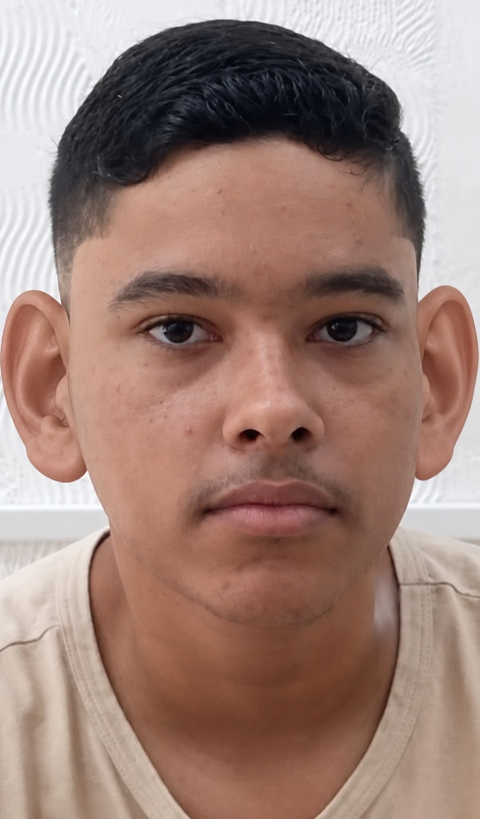
#> input picture Karimboprotagonista.png, 960 x 1637 px (shown at 1/2 size)
$ python cutout_karimbo.py
#> lines starting #> are read from the running program, lines starting #| are printed output that depends on the picture; after the words box and inside, x2 and y2 are one past the last pixel; in counts of white or black regions, pixels touching at a corner belong together
"""Recorte da cabeça do Karimbo (foto canônica) -> PNG RGBA + orelhas separadas.

Uso: python tools/cutout_karimbo.py <saida_dir> [--debug]

A foto NÃO é redesenhada: apenas isolamos a cabeça (cabelo, rosto, orelhas, pescoço)
do fundo (parede branca) com GrabCut + refinamento de borda.
"""
import sys
import os
import cv2
import numpy as np

SRC = os.path.join(os.path.dirname(__file__), "..", "Karimboprotagonista.png")
out_dir = sys.argv[1] if len(sys.argv) > 1 else "."
os.makedirs(out_dir, exist_ok=True)

img = cv2.imread(SRC, cv2.IMREAD_COLOR)
#> img is the input picture: shape (1637, 960, 3); mean B, G, R 118.9, 128.9, 157.6
H, W = img.shape[:2]
#> H = 1637; W = 960
print("src", W, H)
#| src 960 1637

lab = cv2.cvtColor(img, cv2.COLOR_BGR2LAB).astype(np.float32)
L, A, B = lab[..., 0], lab[..., 1] - 128, lab[..., 2] - 128
chroma = np.sqrt(A * A + B * B)

# --- prior de parede: clara e pouco saturada
wall = ((L > 203) & (chroma < 8)) | ((L > 150) & (chroma < 5.5))
#> wall: shape (1637, 960) bool; 19.5% white; 109 white regions (94 under 20 px), largest, box (x1, y1, x2, y2) and area: (0, 0, 960, 1133) 246265, (0, 734, 219, 1294) 58641, (314, 658, 338, 684) 195
edge_cols = np.zeros((H, W), bool)
edge_cols[:, :14] = True
edge_cols[:, W - 14:] = True
wall |= edge_cols & (chroma < 11) & (L > 110)
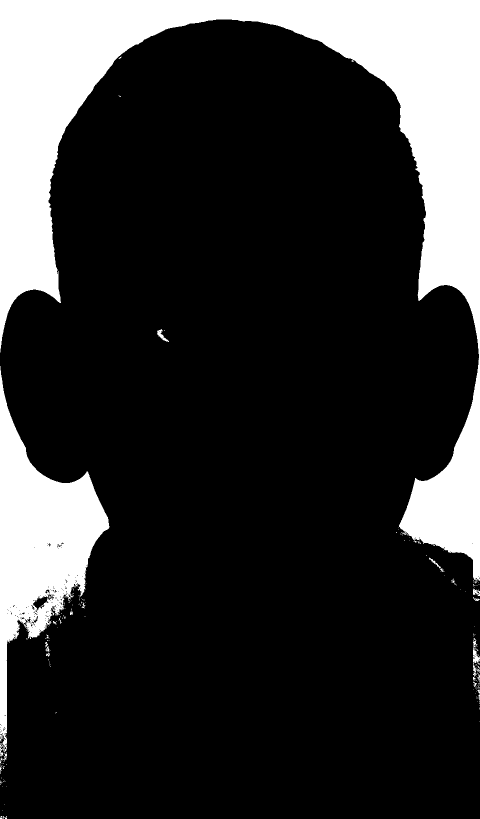
#> wall: shape (1637, 960) bool (shown at 1/2 size); 19.7% white; 202 white regions (177 under 20 px), largest, box (x1, y1, x2, y2) and area: (0, 0, 960, 1162) 246875, (0, 732, 219, 1513) 61479, (946, 1296, 960, 1328) 246

# região onde a cabeça pode existir (exclui ombros/camisa)
allow = np.zeros((H, W), np.uint8)
poly = np.array(
    [
        [0, 0], [W, 0], [W, 1040],
        [830, 1070], [790, 1110], [770, 1180], [730, 1290],
        [230, 1290], [200, 1180], [180, 1110], [140, 1070], [0, 1040],
    ],
    np.int32,
)
cv2.fillPoly(allow, [poly], 255)
#> allow: shape (1637, 960); 73.2% white; 1 black region, box (x1, y1, x2, y2) and area: (0, 1041, 960, 1637) 421155

fg = ((~wall) & (allow > 0)).astype(np.uint8) * 255
#> fg: shape (1637, 960); 56% white; 14 black regions (12 under 20 px), largest, box (x1, y1, x2, y2) and area: (0, 0, 960, 1637) 690824, (314, 658, 338, 684) 195
fg[:6, :] = 0
# abaixo da mandibula so pele (a > 11); tira colarinho bege da camisa
yy = np.arange(H)[:, None]
#> yy = 1637 values from 0 to 1636
fg[(yy > 1030) & (A < 11)] = 0
#> fg: shape (1637, 960); 55.8% white; 10 black regions (8 under 20 px), largest, box (x1, y1, x2, y2) and area: (0, 0, 960, 1637) 694118, (314, 658, 338, 684) 195

# limpeza morfológica + maior componente
orig_fg = fg.copy()
k = cv2.getStructuringElement(cv2.MORPH_ELLIPSE, (13, 13))
fg = cv2.morphologyEx(fg, cv2.MORPH_OPEN, k)
#> fg: shape (1637, 960); 55.8% white; 5 black regions (3 under 20 px), largest, box (x1, y1, x2, y2) and area: (0, 0, 960, 1637) 694604, (314, 658, 338, 684) 242
fg = cv2.bitwise_and(cv2.dilate(fg, np.ones((3, 3), np.uint8), iterations=2), orig_fg)
#> fg: shape (1637, 960); 55.8% white; 8 black regions (6 under 20 px), largest, box (x1, y1, x2, y2) and area: (0, 0, 960, 1637) 694239, (314, 658, 338, 684) 200
fg = cv2.morphologyEx(fg, cv2.MORPH_CLOSE, np.ones((15, 15), np.uint8))
#> fg: shape (1637, 960); 55.9% white; 2 black regions, box (x1, y1, x2, y2) and area: (0, 756, 960, 1637) 475134, (0, 0, 960, 666) 217487
fg[wall] = 0  # o closing pode ter religado tiras de parede
#> fg: shape (1637, 960); 55.8% white; 4 black regions (2 under 20 px), largest, box (x1, y1, x2, y2) and area: (0, 0, 960, 1637) 694044, (314, 658, 338, 684) 195
n, lbl, stats, _ = cv2.connectedComponentsWithStats(fg)
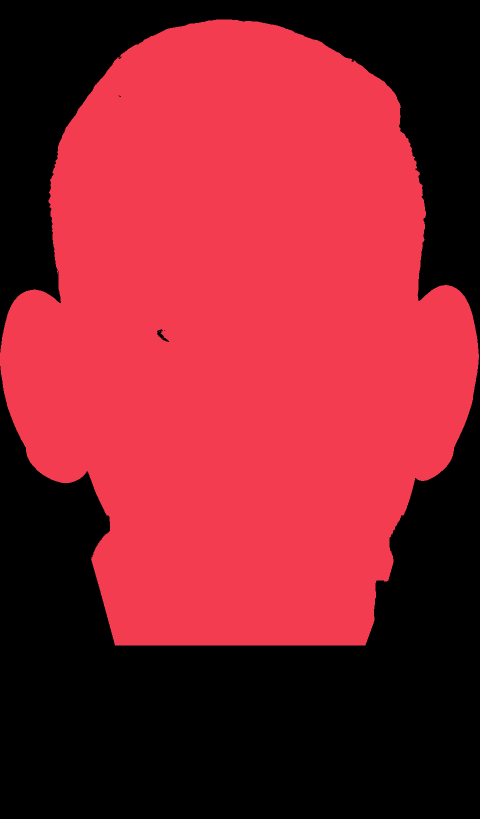
#> lbl: shape (1637, 960) int32 (shown at 1/2 size); 3 distinct labels, from 0 to 2; one colour per label, 0 black
#> n = 3; stats = [[0, 0, 960, 1637, 694248], [0, 39, 958, 1252, 877271], [319, 663, 1, 1, 1]]
if n > 1:
    big = 1 + np.argmax(stats[1:, cv2.CC_STAT_AREA])
#> big = 1
    fg = ((lbl == big) * 255).astype(np.uint8)
#> fg: shape (1637, 960); 55.8% white; 4 black regions (2 under 20 px), largest, box (x1, y1, x2, y2) and area: (0, 0, 960, 1637) 694044, (314, 658, 338, 684) 196
# preenche buracos
inv = cv2.bitwise_not(fg)
n, lbl, stats, _ = cv2.connectedComponentsWithStats(inv)
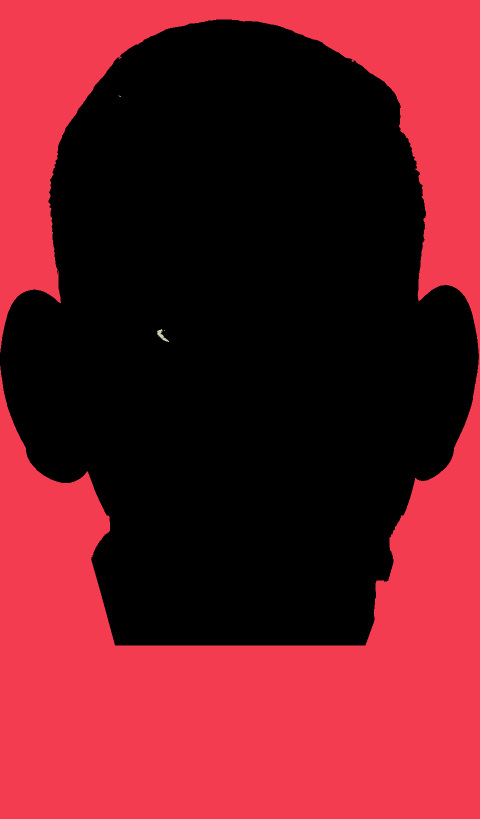
#> lbl: shape (1637, 960) int32 (shown at 1/2 size); 5 distinct labels, from 0 to 4; one colour per label, 0 black
#> n = 5; stats = [[0, 39, 958, 1252, 877271], [0, 0, 960, 1637, 694044], [237, 191, 5, 3, 7], [314, 658, 24, 26, 196], [329, 660, 1, 2, 2]]
for i in range(1, n):
    x, y, w, h, a = stats[i]
    if x > 0 and y > 0 and x + w < W and y + h < H:
        fg[lbl == i] = 255
#> this loop made 4 passes
#> fg: shape (1637, 960); 55.8% white; 1 black region, box (x1, y1, x2, y2) and area: (0, 0, 960, 1637) 694044

# borda suave: erode 2px (tira halo da parede) + blur
fg = cv2.erode(fg, np.ones((3, 3), np.uint8), iterations=2)
#> fg: shape (1637, 960); 55.2% white; 1 black region, box (x1, y1, x2, y2) and area: (0, 0, 960, 1637) 703768
alpha = cv2.GaussianBlur(fg, (0, 0), 1.6).astype(np.float32) / 255.0
alpha = np.clip((alpha - 0.15) / 0.7, 0, 1)

# pescoço: esmaece no fundo (y>1180 -> 0 em 1290)
ys = np.arange(H, dtype=np.float32)[:, None]
#> ys = 1637 values from 0 to 1636
fade = np.clip((1290 - ys) / 110.0, 0, 1)
alpha *= fade
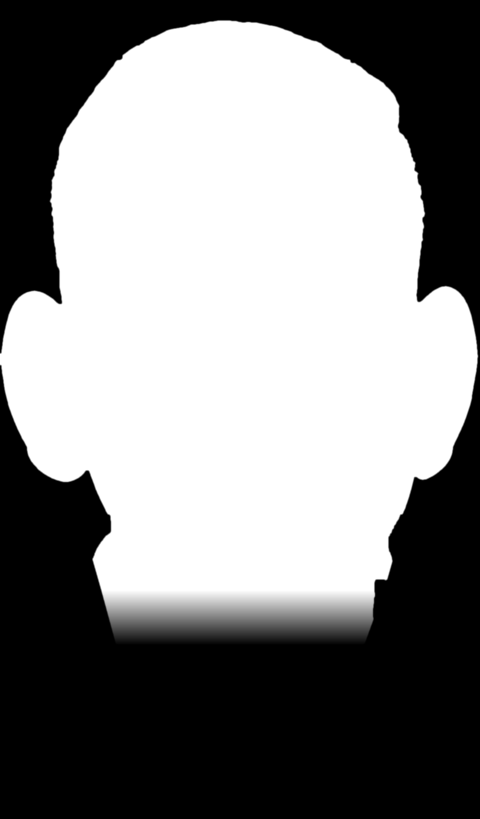
#> alpha: shape (1637, 960) float32 (shown at 1/2 size); min 0, max 1, mean 0.535

# descontaminação de borda: mistura cor do pixel interior vizinho
rgb = img.astype(np.float32)
core = cv2.erode(fg, np.ones((3, 3), np.uint8), iterations=4)
#> core: shape (1637, 960); 54% white; 1 black region, box (x1, y1, x2, y2) and area: (0, 0, 960, 1637) 722780
core3 = (core > 0)[..., None]
blur_rgb = cv2.GaussianBlur(np.where(core3, rgb, 0), (0, 0), 6)
blur_w = cv2.GaussianBlur(core.astype(np.float32) / 255.0, (0, 0), 6)[..., None]
inner = blur_rgb / np.maximum(blur_w, 1e-3)
edge = ((alpha > 0) & (alpha < 0.98))[..., None]
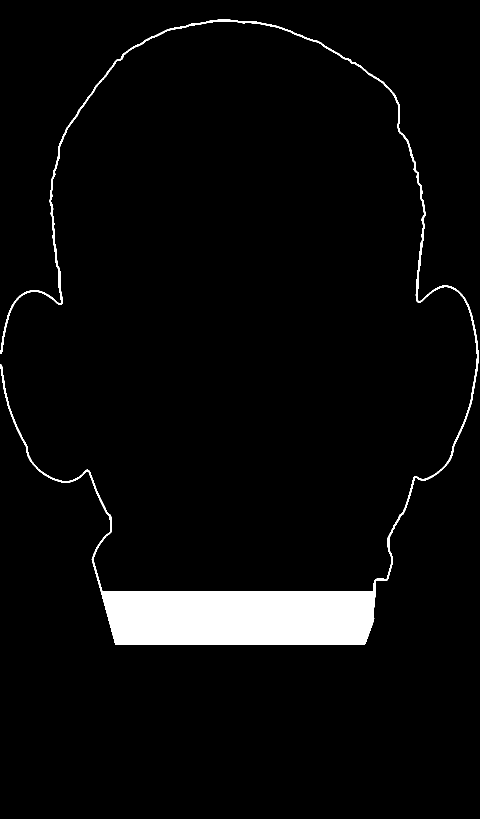
#> edge: shape (1637, 960, 1) bool (shown at 1/2 size); 4.3% white; 1 white region, box (x1, y1, x2, y2) and area: (0, 39, 958, 1290) 67468
rgb = np.where(edge, inner * 0.65 + rgb * 0.35, rgb)

rgba = np.dstack([np.clip(rgb, 0, 255).astype(np.uint8), (alpha * 255).astype(np.uint8)])

# corta ao bbox
ys_, xs_ = np.where(alpha > 0.02)
x0, x1, y0, y1 = xs_.min(), xs_.max() + 1, ys_.min(), ys_.max() + 1
#> x0 = 0; x1 = 957; y0 = 39; y1 = 1288
print("bbox", x0, y0, x1, y1)
#| bbox 0 39 957 1288
head = rgba[y0:y1, x0:x1]
cv2.imwrite(os.path.join(out_dir, "karimbo_head_full.png"), head)


# --- orelhas: caixa em torno de cada orelha, com fade no lado do rosto
ear_pos = {}

# contorno rosto/orelha (y, x) medido na foto: orelha = lado de fora da linha
EAR_L_EDGE = [(560, 100), (575, 110), (600, 125), (640, 138), (720, 136), (760, 135), (820, 140), (870, 155), (920, 168), (965, 178), (990, 180)]
EAR_R_EDGE = [(560, 850), (590, 840), (680, 838), (760, 845), (840, 842), (900, 830), (965, 828), (990, 828)]


def ear(x_a, x_b, y_a, y_b, side):
    """Recorta a orelha COM uma faixa extra para dentro do rosto (fica atrás da cabeça no jogo).
    Assim, ao crescer, a base continua ligada ao rosto e não aparece borda reta."""
    box = rgba[y_a:y_b, x_a:x_b].copy()
    h, w = box.shape[:2]
    ys = np.arange(y_a, y_b, dtype=np.float32)
    edge_tbl = EAR_L_EDGE if side == "l" else EAR_R_EDGE
    ey = np.array([p[0] for p in edge_tbl], np.float32)
    ex = np.array([p[1] for p in edge_tbl], np.float32)
    edge = np.interp(ys, ey, ex)[:, None]
    xs = np.arange(x_a, x_b, dtype=np.float32)[None, :]
    extra = 48.0
    if side == "l":
        f = np.clip((edge + extra - xs) / extra, 0, 1)
    else:
        f = np.clip((xs - (edge - extra)) / extra, 0, 1)
    box[..., 3] = (box[..., 3].astype(np.float32) * f).astype(np.uint8)
    ys2, xs2 = np.where(box[..., 3] > 4)
    box = box[ys2.min():ys2.max() + 1, xs2.min():xs2.max() + 1]
    xb = x_a + xs2.min()
    yb = y_a + ys2.min()
    ry = yb + box.shape[0] * 0.5
    e_at = float(np.interp(ry, ey, ex))
    root_frac = (e_at - xb) / box.shape[1]
    ear_pos[side] = (int(xb - x0), int(yb - y0), float(root_frac))
    return box


# --- cabeça SEM orelhas (as orelhas viram camadas independentes p/ crescer no EAR GLIDE)
noears = rgba.copy()
yy_all = np.arange(H, dtype=np.float32)
#> yy_all = 1637 values from 0 to 1636
xx_all = np.arange(W, dtype=np.float32)[None, :]
band = ((yy_all >= 520) & (yy_all <= 1010))[:, None]
eL = np.interp(yy_all, [p[0] for p in EAR_L_EDGE], [p[1] for p in EAR_L_EDGE]).astype(np.float32)[:, None]
eR = np.interp(yy_all, [p[0] for p in EAR_R_EDGE], [p[1] for p in EAR_R_EDGE]).astype(np.float32)[:, None]
fl = np.clip((xx_all - eL) / 3.5, 0, 1)
fr = np.clip((eR - xx_all) / 3.5, 0, 1)
mult = np.where(band, fl * fr, 1.0)
noears[..., 3] = (noears[..., 3].astype(np.float32) * mult).astype(np.uint8)
#> noears: shape (1637, 960, 4); mean of channels 0, 1, 2, 3 118.8, 128.9, 157.5, 123.4
cv2.imwrite(os.path.join(out_dir, "karimbo_head_noears.png"), noears[y0:y1, x0:x1])

cv2.imwrite(os.path.join(out_dir, "karimbo_ear_l.png"), ear(0, 235, 560, 990, "l"))
#> in ear, `box = box[ys2.min():ys2.max() + 1, xs2.min():xs2.max() + 1]`:
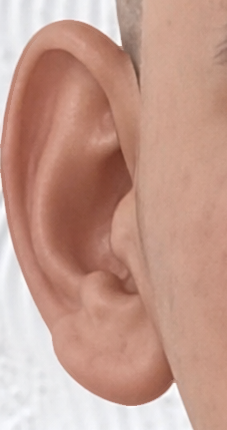
#> box: shape (430, 227, 4); mean of channels 0, 1, 2, 3 141, 155.2, 196, 138.8; drawn as B, G, R
#> in ear, `xb = x_a + xs2.min()`: xb = 0
#> in ear, `yb = y_a + ys2.min()`: yb = 560
#> in ear, `ry = yb + box.shape[0] * 0.5`: ry = 775
#> in ear, `e_at = float(np.interp(ry, ey, ex))`: e_at = 136.2
#> in ear, `root_frac = (e_at - xb) / box.shape[1]`: root_frac = 0.6
cv2.imwrite(os.path.join(out_dir, "karimbo_ear_r.png"), ear(760, 960, 560, 990, "r"))
#> call 2 of ear, with x_a = 760, x_b = 960, y_a = 560, y_b = 990, side = 'r'
#> in ear (call 2), `box = box[ys2.min():ys2.max() + 1, xs2.min():xs2.max() + 1]`:
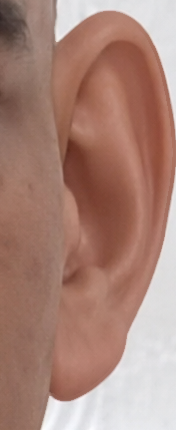
#> box: shape (430, 176, 4); mean of channels 0, 1, 2, 3 120.1, 132.1, 169.3, 150.3; drawn as B, G, R
#> in ear (call 2), `xb = x_a + xs2.min()`: xb = 781
#> in ear (call 2), `e_at = float(np.interp(ry, ey, ex))`: e_at = 844.4
#> in ear (call 2), `root_frac = (e_at - xb) / box.shape[1]`: root_frac = 0.36
import json
json.dump(ear_pos, open(os.path.join(out_dir, "ears.json"), "w"))

if "--debug" in sys.argv:
    bg = np.zeros((H, W, 3), np.uint8)
    bg[:] = (80, 40, 120)
    a3 = alpha[..., None]
    comp = (img * a3 + bg * (1 - a3)).astype(np.uint8)
    cv2.imwrite(os.path.join(out_dir, "debug_comp.png"), cv2.resize(comp, None, fx=0.5, fy=0.5))
print("ok")

$ run again, with Boss_Felipe.png copied over Karimboprotagonista.png
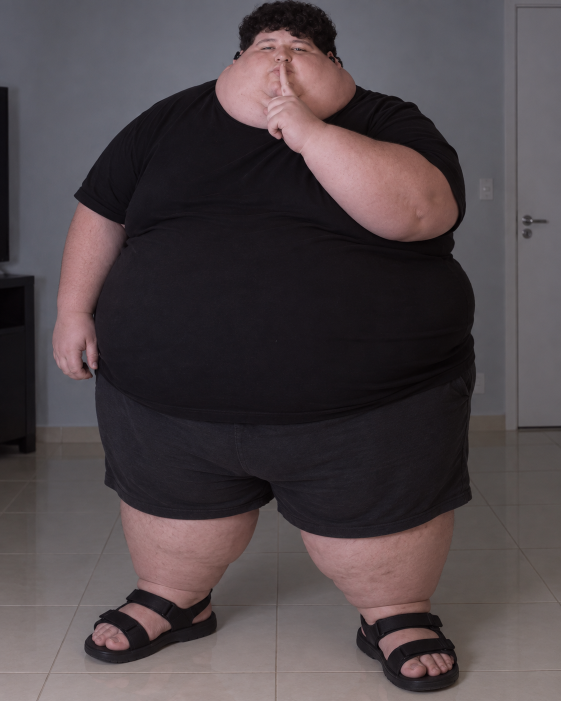
#> input picture Boss_Felipe.png, 1122 x 1402 px (shown at 1/2 size)
#> img is the input picture: shape (1402, 1122, 3); mean B, G, R 72.7, 69.6, 78.4
#| src 1122 1402
#> allow: shape (1402, 1122); 84% white; 1 black region, box (x1, y1, x2, y2) and area: (0, 1041, 1122, 1402) 251607
#> `n, lbl, stats, _ = cv2.connectedComponentsWithStats(fg)`: n = 20; stats = 20 rows, first 6: [0, 0, 1122, 1402, 361988], [0, 0, 1122, 1250, 1206393], [1109, 96, 1, 1, 1], [1109, 102, 1, 1, 1], [1109, 132, 1, 1, 1], [1109, 136, 1, 1, 1]
#> big = 1
#> inv: shape (1402, 1122); 23.3% white; 50 white regions (48 under 20 px), largest, box (x1, y1, x2, y2) and area: (0, 1031, 1122, 1402) 359354, (1108, 64, 1122, 589) 7184
#> `n, lbl, stats, _ = cv2.connectedComponentsWithStats(inv)`:
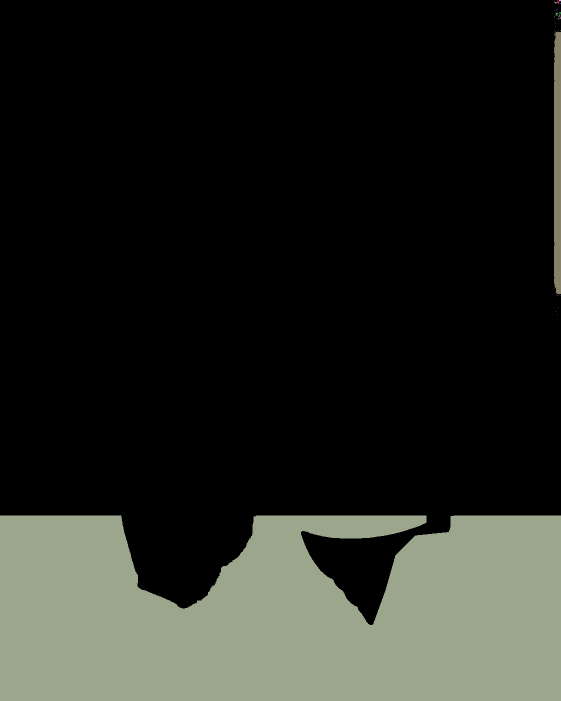
#> lbl: shape (1402, 1122) int32 (shown at 1/2 size); 51 distinct labels, from 0 to 50; one colour per label, 0 black
#> `n, lbl, stats, _ = cv2.connectedComponentsWithStats(inv)`: n = 51; stats = 51 rows, first 6: [0, 0, 1122, 1250, 1206393], [1114, 0, 5, 7, 19], [1118, 0, 4, 3, 10], [1108, 2, 1, 1, 1], [1108, 4, 1, 1, 1], [1110, 4, 3, 3, 7]
#> the loop `for i in range(1, n):` made 50 passes
#> (x, y, w, h, a) on passes 1 to 8: (1114, 0, 5, 7, 19), (1118, 0, 4, 3, 10), (1108, 2, 1, 1, 1), (1108, 4, 1, 1, 1), (1110, 4, 3, 3, 7), (1120, 6, 2, 1, 2), (1112, 19, 1, 2, 2), (1114, 18, 1, 1, 1)
#> core: shape (1402, 1122); 75.5% white; 4 black regions, box (x1, y1, x2, y2) and area: (0, 1025, 1122, 1402) 374105, (1102, 55, 1122, 597) 10692, (1111, 18, 1122, 44) 249, (1108, 0, 1122, 13) 182
#> edge: shape (1402, 1122, 1) bool; 0.89% white; 4 white regions, box (x1, y1, x2, y2) and area: (0, 1027, 1122, 1249) 11662, (1104, 58, 1122, 594) 2174, (1114, 20, 1122, 41) 90, (1110, 0, 1122, 11) 66
#> x0 = 0; x1 = 1122; y0 = 0; y1 = 1249
#| bbox 0 0 1122 1249
#> noears: shape (1402, 1122, 4); mean of channels 0, 1, 2, 3 72.7, 69.6, 78.4, 160.4
#> xb = 0
#> yb = 560
#> ry = 775
#> e_at = 136.2
#> root_frac = 0.6
#> in ear (call 2), `box = box[ys2.min():ys2.max() + 1, xs2.min():xs2.max() + 1]`:
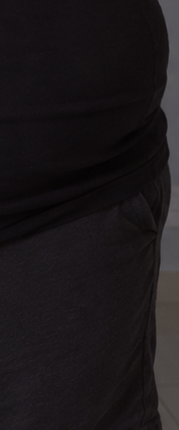
#> box: shape (430, 179, 4); mean of channels 0, 1, 2, 3 25.6, 23.4, 27.4, 206.9; drawn as B, G, R
#> xb = 781
#> e_at = 844.4
#> root_frac = 0.354
